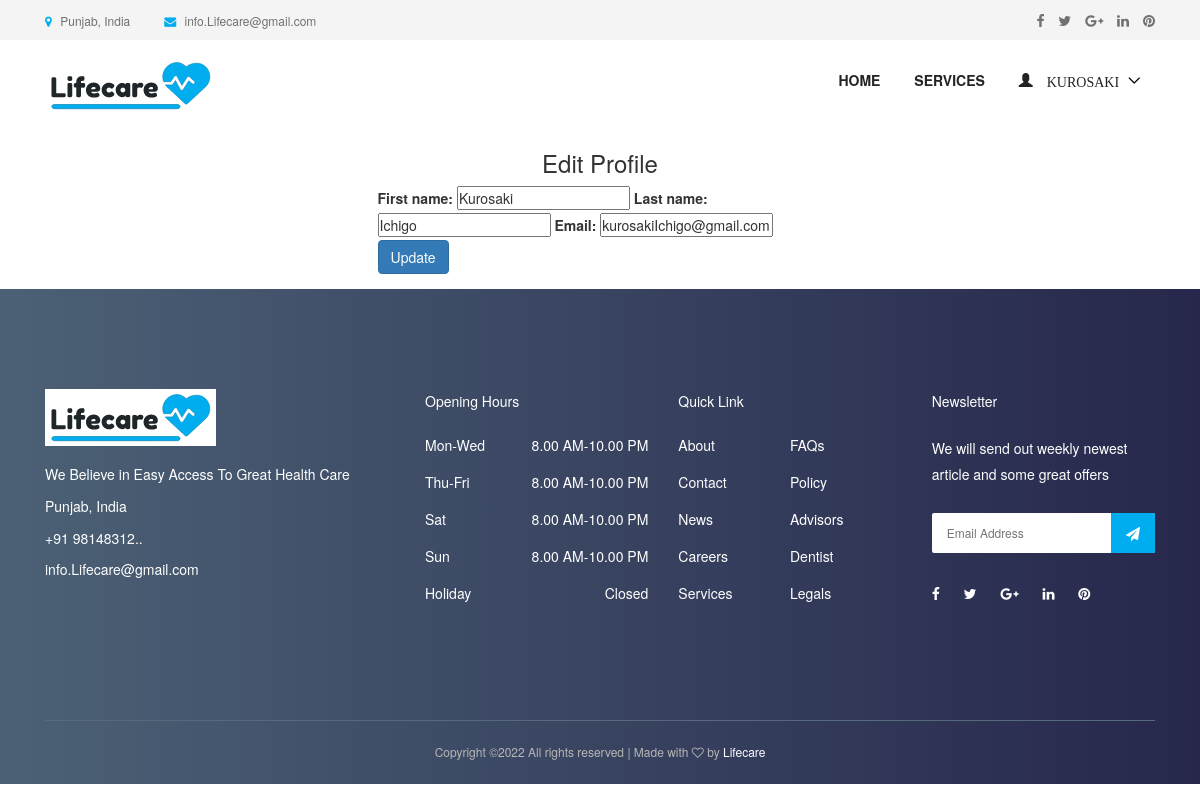
Page /doctor/profile/update/ (signed in) on the committed database.
### accounts/models.py (models this page shows, shortened)
class User(AbstractUser):
    username = None
    role = models.CharField(max_length=12, error_messages={
        'required': "Role must be provided"
    })
    gender = models.CharField(max_length=10, blank=True, null=True, default="")
    email = models.EmailField(unique=True, blank=False,
                              error_messages={
                                  'unique': "A user with that email already exists.",
                              })
    phone_number = models.CharField(unique=True, blank=True, null=True, max_length=20,
                                    error_messages={
                                        'unique': "A user with that phone number already exists."
                                    })
    USERNAME_FIELD = "email"
    REQUIRED_FIELDS = []
    objects = UserManager()

### appointment/views.py (the view)
# urls.py: path('doctor/profile/update/', EditDoctorProfileView.as_view(), name='doctor-profile-update'),
class EditDoctorProfileView(UpdateView):
    model = User
    form_class = DoctorProfileUpdateForm
    context_object_name = 'doctor'
    template_name = 'accounts/doctor/edit-profile.html'
    success_url = reverse_lazy('accounts:doctor-profile-update')
    @method_decorator(login_required(login_url=reverse_lazy('accounts:login')))
    @method_decorator(user_is_doctor)
    def dispatch(self, request, *args, **kwargs):
        return super().dispatch(self.request, *args, **kwargs)
    def get(self, request, *args, **kwargs):
        try:
            self.object = self.get_object()
        except Http404:
            raise Http404("User doesn't exists")
        return self.render_to_response(self.get_context_data())
    def get_object(self, queryset=None):
        obj = self.request.user
        print(obj)
        if obj is None:
            raise Http404("Patient doesn't exists")
        return obj

### accounts/forms.py
class DoctorProfileUpdateForm(forms.ModelForm):
    def __init__(self, *args, **kwargs):
        super(DoctorProfileUpdateForm, self).__init__(*args, **kwargs)
        self.fields['first_name'].widget.attrs.update(
            {
                'placeholder': 'Enter First Name',
            }
        )
        self.fields['last_name'].widget.attrs.update(
            {
                'placeholder': 'Enter Last Name',
            }
        )
        self.fields['email'].widget.attrs.update(
            {
                'placeholder': 'Email',
            }
        )
    class Meta:
        model = User
        fields = ["first_name", "last_name", "email"]

### templates/accounts/doctor/edit-profile.html (shortened to what this page needs)
{% extends 'base.html' %}
{% load bootstrap %}
{% block content %}
<div class="container">
<div class="row justify-content-center">
                <div class="col-lg-5 mb-5 mb-lg-0">
                    <center> <h3>Edit Profile </h3></center>
                    <form action="" method="POST">{% csrf_token %}
                           {{ form|bootstrap }}
                        <div class="row form-group">
                            <div class="col-md-12">
                                <input type="submit" value="Update" class="btn btn-primary btn-md text-white">
                            </div>
                        </div>
                    </form>
                </div>
            </div>
        </div>
{% endblock %}

### templates/nav.html (shortened to what this page needs)
{% load static %}
<header class="header-area">
    <div class="top-header-area">
        <div class="container h-100">
            <div class="row h-100 align-items-center">
                <div class="col-6 col-md-9 col-lg-8">
                    <div class="top-header-content">
                        <a href="#" data-toggle="tooltip" data-placement="bottom" title="Punjab, India"><i
                                class="fa fa-map-marker"></i> <span>Punjab, India</span></a>
                        <a href="mailto:Lifecare@example.com" data-toggle="tooltip" data-placement="bottom" title="info.Lifecare@gmail.com"><i
                                class="fa fa-envelope"></i> <span>info.Lifecare@gmail.com</span></a>
                    </div>
                </div>
                <div class="col-6 col-md-3 col-lg-4">
                    <div class="top-header-social-info text-right">
                        <a href="#" data-toggle="tooltip" data-placement="bottom" title="Facebook"><i
                                class="fa fa-facebook"></i></a>
                        <a href="#" data-toggle="tooltip" data-placement="bottom" title="Twitter"><i
                                class="fa fa-twitter"></i></a>
                        <a href="#" data-toggle="tooltip" data-placement="bottom" title="Google Plus"><i
                                class="fa fa-google-plus"></i></a>
                        <a href="#" data-toggle="tooltip" data-placement="bottom" title="Linkedin"><i
                                class="fa fa-linkedin"></i></a>
                        <a href="#" data-toggle="tooltip" data-placement="bottom" title="Pinterest"><i
                                class="fa fa-pinterest"></i></a>
                    </div>
                </div>
            </div>
        </div>
    </div>
    <div class="main-header-area">
        <div class="classy-nav-container breakpoint-off">
            <div class="container">
                <nav class="classy-navbar justify-content-between" id="dentoNav">
                    <a class="nav-brand" href="{% url 'appointment:home' %}"><img src="{% static 'img/logo1.png' %}" alt="">
                    </a>
                    <div class="classy-menu">
                        <div class="classynav">
                            <ul id="nav">
                                <li><a href="{% url 'appointment:home' %} ">Home</a></li>
                                <li><a href="{% url 'appointment:service' %}">Services</a></li>
                                {% if request.user.is_authenticated and request.user.role == 'doctor' %}
                                    <li>
                                        <a href="">
                                            <span class="glyphicon glyphicon-user">
                                                    {{ request.user.first_name }}
                                            </span>
                                        </a>
                                    </li>
                                {% endif %}
                            </ul>
                        </div>
                    </div>
                </nav>
            </div>
        </div>
    </div>
</header>

### static/style.css (style rules this page uses)
* { margin: 0; padding: 0; }
body { font-family: "Montserrat", sans-serif; font-weight: 400; font-size: 14px; }
h1, h2, h3, h4, h5, h6 { font-family: "Montserrat", sans-serif; color: #333333; line-height: 1.4; font-weight: 600; }
a, a:active, a:focus, a:hover { color: #333333; text-decoration: none; -webkit-transition-duration: 500ms; -o-transition-duration: 500ms; transition-duration: 500ms; outline: none; }
li { list-style: none; }
img { max-width: 100%; height: auto; }
ul { margin: 0; padding: 0; }
ul li { margin: 0; padding: 0; }
.header-area { position: relative; z-index: 599; width: 100%; -webkit-transition-duration: 500ms; -o-transition-duration: 500ms; transition-duration: 500ms; }
.top-header-area { position: relative; z-index: 1; height: 40px; background-color: #f4f4f4; }
.top-header-area .top-header-content a { display: inline-block; font-size: 12px; color: #707070; }
.top-header-area .top-header-content a i { color: #00aeef; margin-right: 5px; }
.top-header-area .top-header-content a:last-child { margin-left: 30px; }
.top-header-area .top-header-social-info a { color: #707070; display: inline-block; font-size: 14px; margin-left: 10px; }
.classy-nav-container { background-color: transparent; }
.classy-nav-container .classy-navbar { height: 90px; padding: 0; }
.classy-nav-container .classy-navbar .classynav ul li a { padding: 0 15px; font-weight: 600; font-size: 14px; text-transform: uppercase; }

### static/css/default-assets/classy-nav.css (style rules this page uses)
body { font-family: "Roboto", sans-serif; }
ul { margin: 0; }
ul li { list-style: none; }
img { height: auto; max-width: 100%; }
.classy-nav-container { position: relative; z-index: 100; background-color: #ffffff; }
.classy-nav-container * { box-sizing: border-box; }
.classy-nav-container a { -webkit-transition-duration: 500ms; transition-duration: 500ms; text-decoration: none; outline: none; font-size: 14px; font-weight: 400; color: #232323; display: inline-block; }
.justify-content-between { -webkit-box-pack: justify; -ms-flex-pack: justify; justify-content: space-between; }
.justify-content-center { -webkit-box-pack: center; -ms-flex-pack: center; justify-content: center; }
.classy-navbar { width: 100%; height: 70px; padding: 0.5em 2em; display: -webkit-box; display: -ms-flexbox; display: flex; -webkit-box-align: center; -ms-flex-align: center; -ms-grid-row-align: center; align-items: center; }
.classy-navbar .nav-brand { font-size: 26px; font-weight: 500; color: #565656; display: inline-block; margin-right: 30px; }
.classynav ul li { display: inline-block; clear: both; position: inherit; z-index: 10; }
.classynav ul li.cn-dropdown-item { position: relative; z-index: 10; }
.classynav ul li a { padding: 0 12px; display: block; height: 35px; font-size: 14px; line-height: 34px; }
.classynav ul li.megamenu-item>a:after, .classynav ul li.has-down>a:after { font-family: 'classyfonts'; content: "\e900"; font-size: 12px; color: #000000; padding-left: 5px; -webkit-transition-duration: 500ms; transition-duration: 500ms; }
.breakpoint-off .classynav { display: -webkit-box; display: -ms-flexbox; display: flex; -webkit-box-align: center; -ms-flex-align: center; -ms-grid-row-align: center; align-items: center; }

### rows in the picture
User: user.first_name "KUROSAKI", first_name "Kurosaki", last_name "Ichigo", email "kurosakiIchigo@gmail.com"
